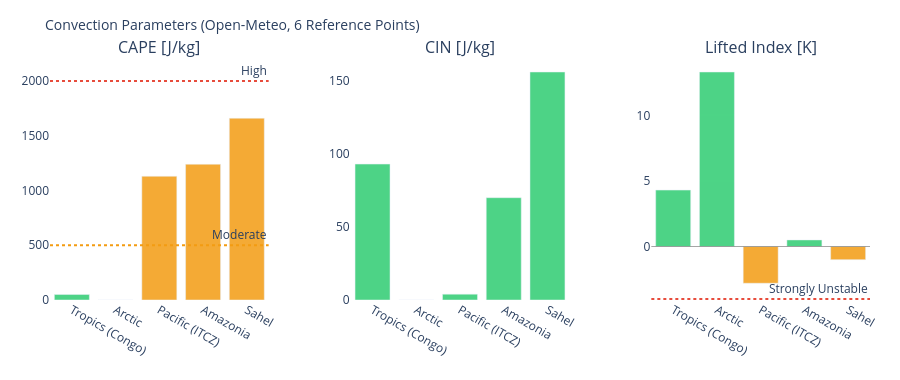

Source (notebook cell):
### Markdown cell above
---
## 3. Visualizations

### Code cell
# ============================================================
# CAPE / CIN / LIFTED INDEX – Convection potential
# ============================================================

if not df_atm.empty:
    fig = make_subplots(
        rows=1, cols=3,
        subplot_titles=['CAPE [J/kg]', 'CIN [J/kg]', 'Lifted Index [K]'],
        horizontal_spacing=0.1
    )
    pts = df_atm['point'].tolist()
    pt_colors = ['#E85D24','#185FA5','#888780','#378ADD','#639922','#F2A623']

    # CAPE – höher = mehr Gewitterpotential
    cape_vals = df_atm['cape'].fillna(0).tolist()
    cape_colors = ['#e74c3c' if v > 2000 else '#f39c12' if v > 500 else '#2ecc71'
                   for v in cape_vals]
    fig.add_trace(go.Bar(x=pts, y=cape_vals, marker_color=cape_colors,
                         opacity=0.85, showlegend=False), row=1, col=1)
    fig.add_hline(y=2000, line_dash='dot', line_color='#e74c3c',
                  annotation_text='High', row=1, col=1)
    fig.add_hline(y=500,  line_dash='dot', line_color='#f39c12',
                  annotation_text='Moderate', row=1, col=1)

    # CIN – negativer = stärker gedeckelt (weniger Auslöse)
    cin_vals = df_atm['cin'].fillna(0).tolist()
    cin_colors = ['#e74c3c' if v < -200 else '#f39c12' if v < -50 else '#2ecc71'
                  for v in cin_vals]
    fig.add_trace(go.Bar(x=pts, y=cin_vals, marker_color=cin_colors,
                         opacity=0.85, showlegend=False), row=1, col=2)

    # Lifted Index – negativ = instabil
    li_vals = df_atm['li'].fillna(0).tolist()
    li_colors = ['#e74c3c' if v < -4 else '#f39c12' if v < 0 else '#2ecc71'
                 for v in li_vals]
    fig.add_trace(go.Bar(x=pts, y=li_vals, marker_color=li_colors,
                         opacity=0.85, showlegend=False), row=1, col=3)
    fig.add_hline(y=0, line_color='gray', line_width=0.7, row=1, col=3)
    fig.add_hline(y=-4, line_dash='dot', line_color='#e74c3c',
                  annotation_text='Strongly Unstable', row=1, col=3)

    fig.update_layout(
        title=dict(text='Convection Parameters (Open-Meteo, 6 Reference Points)', font=dict(size=14)),
        height=380, plot_bgcolor='rgba(0,0,0,0)', paper_bgcolor='rgba(0,0,0,0)',
        margin=dict(l=50, r=30, t=60, b=80)
    )
    fig.update_xaxes(tickangle=30)
    fig.show()

### Figure 1 — Plotly figure (JSON) as saved in the notebook; plotly's stock layout.template omitted (floating-point values rounded to 4 significant figures)
{"data": [{"marker": {"color": ["#2ecc71", "#2ecc71", "#f39c12", "#f39c12", "#f39c12"]}, "opacity": 0.85, "showlegend": false, "type": "bar", "x": ["Tropics (Congo)", "Arctic", "Pacific (ITCZ)", "Amazonia", "Sahel"], "xaxis": "x", "y": [50.0, 0.0, 1130.0, 1240.0, 1660.0], "yaxis": "y"}, {"marker": {"color": ["#2ecc71", "#2ecc71", "#2ecc71", "#2ecc71", "#2ecc71"]}, "opacity": 0.85, "showlegend": false, "type": "bar", "x": ["Tropics (Congo)", "Arctic", "Pacific (ITCZ)", "Amazonia", "Sahel"], "xaxis": "x2", "y": [93.0, 0.0, 4.0, 70.0, 156.0], "yaxis": "y2"}, {"marker": {"color": ["#2ecc71", "#2ecc71", "#f39c12", "#2ecc71", "#f39c12"]}, "opacity": 0.85, "showlegend": false, "type": "bar", "x": ["Tropics (Congo)", "Arctic", "Pacific (ITCZ)", "Amazonia", "Sahel"], "xaxis": "x3", "y": [4.3, 13.3, -2.8, 0.5, -1.0], "yaxis": "y3"}], "layout": {"annotations": [{"font": {"size": 16}, "showarrow": false, "text": "CAPE [J/kg]", "x": 0.1333, "xanchor": "center", "xref": "paper", "y": 1.0, "yanchor": "bottom", "yref": "paper"}, {"font": {"size": 16}, "showarrow": false, "text": "CIN [J/kg]", "x": 0.5, "xanchor": "center", "xref": "paper", "y": 1.0, "yanchor": "bottom", "yref": "paper"}, {"font": {"size": 16}, "showarrow": false, "text": "Lifted Index [K]", "x": 0.8667, "xanchor": "center", "xref": "paper", "y": 1.0, "yanchor": "bottom", "yref": "paper"}, {"showarrow": false, "text": "High", "x": 1, "xanchor": "right", "xref": "x domain", "y": 2000, "yanchor": "bottom", "yref": "y"}, {"showarrow": false, "text": "Moderate", "x": 1, "xanchor": "right", "xref": "x domain", "y": 500, "yanchor": "bottom", "yref": "y"}, {"showarrow": false, "text": "Strongly Unstable", "x": 1, "xanchor": "right", "xref": "x3 domain", "y": -4, "yanchor": "bottom", "yref": "y3"}], "height": 380, "margin": {"b": 80, "l": 50, "r": 30, "t": 60}, "paper_bgcolor": "rgba(0,0,0,0)", "plot_bgcolor": "rgba(0,0,0,0)", "shapes": [{"line": {"color": "#e74c3c", "dash": "dot"}, "type": "line", "x0": 0, "x1": 1, "xref": "x domain", "y0": 2000, "y1": 2000, "yref": "y"}, {"line": {"color": "#f39c12", "dash": "dot"}, "type": "line", "x0": 0, "x1": 1, "xref": "x domain", "y0": 500, "y1": 500, "yref": "y"}, {"line": {"color": "gray", "width": 0.7}, "type": "line", "x0": 0, "x1": 1, "xref": "x3 domain", "y0": 0, "y1": 0, "yref": "y3"}, {"line": {"color": "#e74c3c", "dash": "dot"}, "type": "line", "x0": 0, "x1": 1, "xref": "x3 domain", "y0": -4, "y1": -4, "yref": "y3"}], "title": {"font": {"size": 14}, "text": "Convection Parameters (Open-Meteo, 6 Reference Points)"}, "xaxis": {"anchor": "y", "domain": [0.0, 0.2667], "tickangle": 30}, "xaxis2": {"anchor": "y2", "domain": [0.3667, 0.6333], "tickangle": 30}, "xaxis3": {"anchor": "y3", "domain": [0.7333, 1.0], "tickangle": 30}, "yaxis": {"anchor": "x", "domain": [0.0, 1.0]}, "yaxis2": {"anchor": "x2", "domain": [0.0, 1.0]}, "yaxis3": {"anchor": "x3", "domain": [0.0, 1.0]}}}
